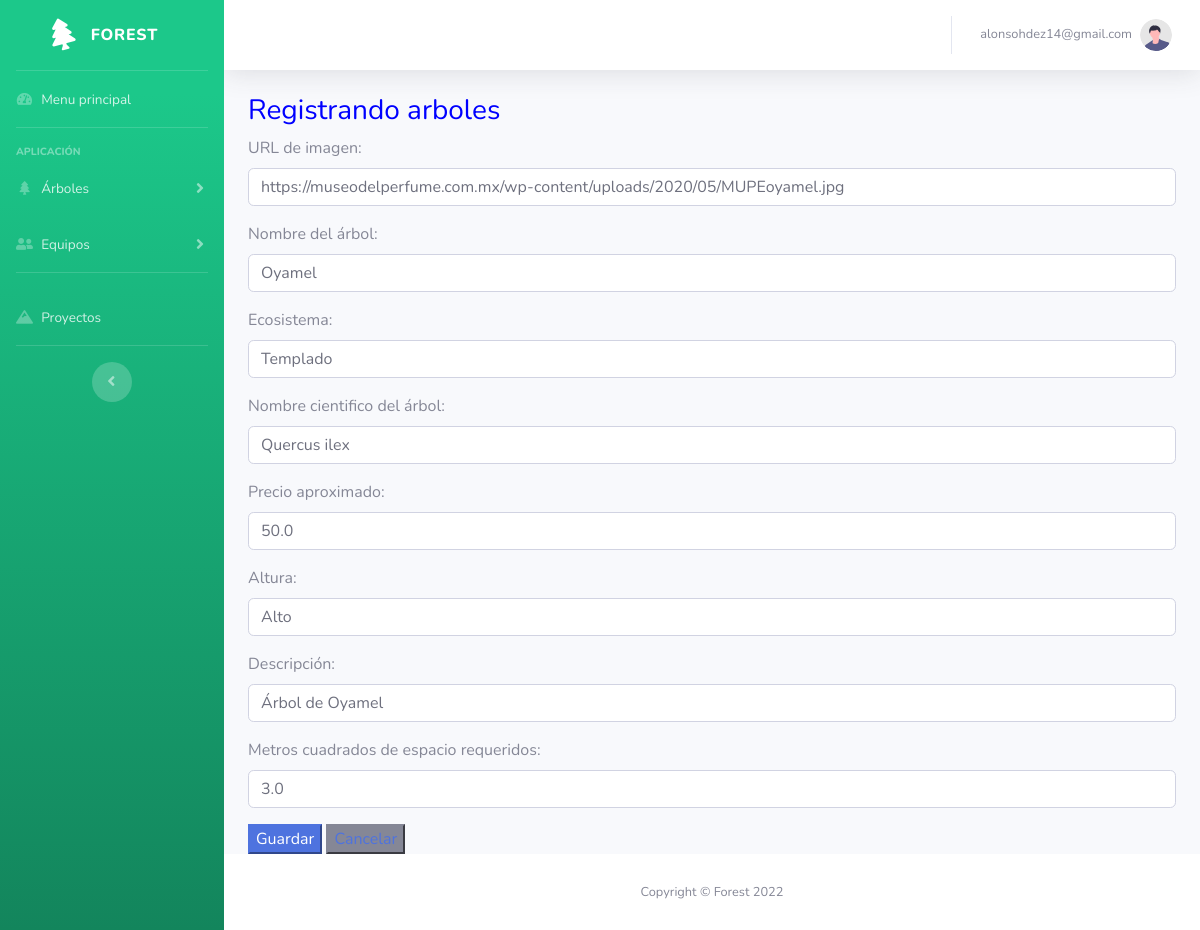
The app's page /arboles/editar/2 (signed in) with its own data.
### arboles/models.py (models this page shows, shortened)
class Arbol(models.Model):
    urlImagen = models.CharField(max_length=150)
    nombre = models.CharField(max_length=30)
    descripcion = models.CharField(max_length=100)
    ecosistema = models.CharField(max_length=30)
    nombreCientifico = models.CharField(max_length=50)
    altura = models.CharField(max_length=30)
    precio = models.FloatField()
    metrosCuadrados = models.FloatField()

### arboles/views.py (the view)
# urls.py: path('editar/<pk>', views.editarArbol, name='editar_arbol'),
@login_required()
def editarArbol(request, pk):
    arbol = Arbol.objects.get(pk=pk)
    if request.method == 'GET':
        form = ArbolForm(instance=arbol)
    else:
        form = ArbolForm(request.POST, instance=arbol)
        if form.is_valid():
            form.save()
        return redirect('arboles')
    return render(request, 'crear_arbol.html', {'form': form})

### arboles/templates/crear_arbol.html (shortened to what this page needs)
{% extends "base.html" %}
{% block contenido %}
    <h3 style="color: blue;">Registrando arboles</h3>
    <form action="" method='post'>
        {{ form.as_p }}
        <div>
            <button type="submit" class="btn-primary">Guardar</button>
            <button  class="btn-secondary text-white">
                <a href="{% url 'arboles' %}">Cancelar</a>
            </button>
        </div>
    </form>
{% endblock%}

### templates/base.html (shortened to what this page needs)
{% load static %}
<!DOCTYPE html>
<html lang="en">
<head>
    <link href="{% static 'css/all.min.css' %}" rel="stylesheet" type="text/css">
    <link rel="stylesheet" href="https://use.fontawesome.com/releases/v5.8.1/css/all.css">
    <link href="{% static 'css/sb-admin-2.min.css' %}" rel="stylesheet">
    <link href="https://cdn.datatables.net/1.12.1/css/jquery.dataTables.min.css" rel="stylesheet">
</head>
<body id="page-top">
    <div id="wrapper">
        <ul class="navbar-nav bg-gradient-success sidebar sidebar-dark accordion" id="accordionSidebar">
            <a class="sidebar-brand d-flex align-items-center justify-content-center" href={% url 'home' %}>
                <div class="sidebar-brand-icon rotate-n-15">
                    <i class="fas fa-tree"></i>
                </div>
                <div class="sidebar-brand-text mx-3">Forest</div>
            <hr class="sidebar-divider my-0">
            <li class="nav-item">
                <a class="nav-link" href="{% url 'home' %}">
                    <i class="fas fa-fw fa-tachometer-alt"></i>
                    <span>Menu principal</span></a>
            </li>
            <hr class="sidebar-divider">
            <div class="sidebar-heading">
                Aplicación
            </div>
            <li class="nav-item">
                <a class="nav-link collapsed" href="#" data-toggle="collapse" data-target="#collapseTwo"
                    aria-expanded="true" aria-controls="collapseTwo">
                    <i class="fas fa-fw fa-tree"></i>
                    <span>Árboles</span>
                </a>
            </li>
            <li class="nav-item">
                <a class="nav-link collapsed" href="#" data-toggle="collapse" data-target="#collapseUtilities"
                    aria-expanded="true" aria-controls="collapseUtilities">
                    <i class="fas fa-fw fa-user-friends"></i>
                    <span>Equipos</span>
                </a>
            </li>
            <hr class="sidebar-divider">
            <li class="nav-item">
                <a class="nav-link" href="{% url 'lista_proyectos' %}">
                    <i class="fas fa-fw fa-mountain"></i>
                    <span>Proyectos</span></a>
            </li>
            <hr class="sidebar-divider d-none d-md-block">
            <div class="text-center d-none d-md-inline">
                <button class="rounded-circle border-0" id="sidebarToggle"></button>
            </div>
        </ul>
        <div id="content-wrapper" class="d-flex flex-column">
            <div id="content">
                <nav class="navbar navbar-expand navbar-light bg-white topbar mb-4 static-top shadow">
                    <ul class="navbar-nav ml-auto">
                        <li class="nav-item dropdown no-arrow">
                            <a class="nav-link dropdown-toggle" href="#" id="userDropdown" role="button"
                                data-toggle="dropdown" aria-haspopup="true" aria-expanded="false">
                                <span class="mr-2 d-none d-lg-inline text-gray-600 small">{% firstof request.user.email %}</span>
                                <img class="img-profile rounded-circle"
                                    src="{% static 'img/undraw_profile.svg' %}">
                            </a>
                        </li>
                    </ul>
                </nav>
                <div class="container-fluid">
                {% block contenido %}{% endblock %}
                </div>
            </div>
            <footer class="sticky-footer bg-white">
                <div class="container my-auto">
                    <div class="copyright text-center my-auto">
                        <span>Copyright &copy; Forest 2022</span>
                    </div>
                </div>
            </footer>
        </div>
    </div>
</body>
</html>

### arboles/templates/crear_arbol.html (style rules this page uses)
.text-white { color: white; }

### records on screen
Arbol: urlImagen "https://museodelperfume.com.mx/wp-content/uploads/2020/05/MUPEoyamel.jpg", nombre "Oyamel", ecosistema "Templado", nombreCientifico "Quercus ilex", precio "50.0", altura "Alto", descripcion "Árbol de Oyamel", metrosCuadrados "3.0"
